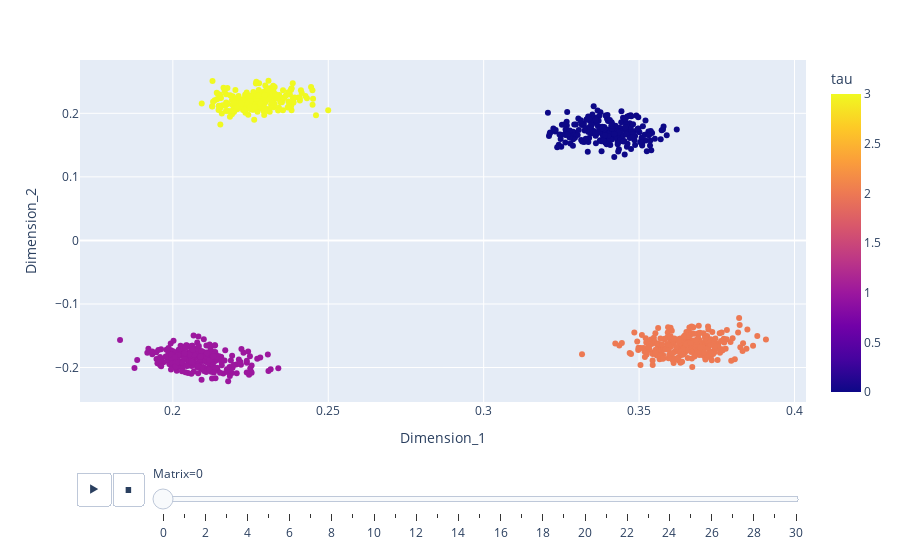

The notebook cell this image was saved under:
### Code cell
fig = px.scatter(yadf, 
                 x='Dimension_1', 
                 y='Dimension_2', 
                 color='tau', 
                 animation_frame='Matrix')
fig.show()

### Figure 1 — Plotly figure (JSON) as saved in the notebook; plotly's stock layout.template omitted (floating-point values rounded to 4 significant figures; data arrays with more than 128 entries replaced by an {"elided": "..."} marker saying what was removed)
{"data": [{"hovertemplate": "Matrix=0<br>Dimension_1=%{x}<br>Dimension_2=%{y}<br>tau=%{marker.color}<extra></extra>", "legendgroup": "", "marker": {"color": {"elided": "1000 int values"}, "coloraxis": "coloraxis", "symbol": "circle"}, "mode": "markers", "name": "", "orientation": "v", "showlegend": false, "type": "scatter", "x": {"elided": "1000 float values"}, "xaxis": "x", "y": {"elided": "1000 float values"}, "yaxis": "y"}], "layout": {"coloraxis": {"colorbar": {"title": {"text": "tau"}}, "colorscale": [[0, "#0d0887"], [0.1111, "#46039f"], [0.2222, "#7201a8"], [0.3333, "#9c179e"], [0.4444, "#bd3786"], [0.5556, "#d8576b"], [0.6667, "#ed7953"], [0.7778, "#fb9f3a"], [0.8889, "#fdca26"], [1, "#f0f921"]]}, "legend": {"tracegroupgap": 0}, "margin": {"t": 60}, "sliders": [{"active": 0, "currentvalue": {"prefix": "Matrix="}, "len": 0.9, "pad": {"b": 10, "t": 60}, "steps": [{"args": [["0"], {"frame": {"duration": 0, "redraw": false}, "fromcurrent": true, "mode": "immediate", "transition": {"duration": 0, "easing": "linear"}}], "label": "0", "method": "animate"}, {"args": [["1"], {"frame": {"duration": 0, "redraw": false}, "fromcurrent": true, "mode": "immediate", "transition": {"duration": 0, "easing": "linear"}}], "label": "1", "method": "animate"}, {"args": [["2"], {"frame": {"duration": 0, "redraw": false}, "fromcurrent": true, "mode": "immediate", "transition": {"duration": 0, "easing": "linear"}}], "label": "2", "method": "animate"}, {"args": [["3"], {"frame": {"duration": 0, "redraw": false}, "fromcurrent": true, "mode": "immediate", "transition": {"duration": 0, "easing": "linear"}}], "label": "3", "method": "animate"}, {"args": [["4"], {"frame": {"duration": 0, "redraw": false}, "fromcurrent": true, "mode": "immediate", "transition": {"duration": 0, "easing": "linear"}}], "label": "4", "method": "animate"}, {"args": [["5"], {"frame": {"duration": 0, "redraw": false}, "fromcurrent": true, "mode": "immediate", "transition": {"duration": 0, "easing": "linear"}}], "label": "5", "method": "animate"}, {"args": [["6"], {"frame": {"duration": 0, "redraw": false}, "fromcurrent": true, "mode": "immediate", "transition": {"duration": 0, "easing": "linear"}}], "label": "6", "method": "animate"}, {"args": [["7"], {"frame": {"duration": 0, "redraw": false}, "fromcurrent": true, "mode": "immediate", "transition": {"duration": 0, "easing": "linear"}}], "label": "7", "method": "animate"}, {"args": [["8"], {"frame": {"duration": 0, "redraw": false}, "fromcurrent": true, "mode": "immediate", "transition": {"duration": 0, "easing": "linear"}}], "label": "8", "method": "animate"}, {"args": [["9"], {"frame": {"duration": 0, "redraw": false}, "fromcurrent": true, "mode": "immediate", "transition": {"duration": 0, "easing": "linear"}}], "label": "9", "method": "animate"}, {"args": [["10"], {"frame": {"duration": 0, "redraw": false}, "fromcurrent": true, "mode": "immediate", "transition": {"duration": 0, "easing": "linear"}}], "label": "10", "method": "animate"}, {"args": [["11"], {"frame": {"duration": 0, "redraw": false}, "fromcurrent": true, "mode": "immediate", "transition": {"duration": 0, "easing": "linear"}}], "label": "11", "method": "animate"}, {"args": [["12"], {"frame": {"duration": 0, "redraw": false}, "fromcurrent": true, "mode": "immediate", "transition": {"duration": 0, "easing": "linear"}}], "label": "12", "method": "animate"}, {"args": [["13"], {"frame": {"duration": 0, "redraw": false}, "fromcurrent": true, "mode": "immediate", "transition": {"duration": 0, "easing": "linear"}}], "label": "13", "method": "animate"}, {"args": [["14"], {"frame": {"duration": 0, "redraw": false}, "fromcurrent": true, "mode": "immediate", "transition": {"duration": 0, "easing": "linear"}}], "label": "14", "method": "animate"}, {"args": [["15"], {"frame": {"duration": 0, "redraw": false}, "fromcurrent": true, "mode": "immediate", "transition": {"duration": 0, "easing": "linear"}}], "label": "15", "method": "animate"}, {"args": [["16"], {"frame": {"duration": 0, "redraw": false}, "fromcurrent": true, "mode": "immediate", "transition": {"duration": 0, "easing": "linear"}}], "label": "16", "method": "animate"}, {"args": [["17"], {"frame": {"duration": 0, "redraw": false}, "fromcurrent": true, "mode": "immediate", "transition": {"duration": 0, "easing": "linear"}}], "label": "17", "method": "animate"}, {"args": [["18"], {"frame": {"duration": 0, "redraw": false}, "fromcurrent": true, "mode": "immediate", "transition": {"duration": 0, "easing": "linear"}}], "label": "18", "method": "animate"}, {"args": [["19"], {"frame": {"duration": 0, "redraw": false}, "fromcurrent": true, "mode": "immediate", "transition": {"duration": 0, "easing": "linear"}}], "label": "19", "method": "animate"}, {"args": [["20"], {"frame": {"duration": 0, "redraw": false}, "fromcurrent": true, "mode": "immediate", "transition": {"duration": 0, "easing": "linear"}}], "label": "20", "method": "animate"}, {"args": [["21"], {"frame": {"duration": 0, "redraw": false}, "fromcurrent": true, "mode": "immediate", "transition": {"duration": 0, "easing": "linear"}}], "label": "21", "method": "animate"}, {"args": [["22"], {"frame": {"duration": 0, "redraw": false}, "fromcurrent": true, "mode": "immediate", "transition": {"duration": 0, "easing": "linear"}}], "label": "22", "method": "animate"}, {"args": [["23"], {"frame": {"duration": 0, "redraw": false}, "fromcurrent": true, "mode": "immediate", "transition": {"duration": 0, "easing": "linear"}}], "label": "23", "method": "animate"}, {"args": [["24"], {"frame": {"duration": 0, "redraw": false}, "fromcurrent": true, "mode": "immediate", "transition": {"duration": 0, "easing": "linear"}}], "label": "24", "method": "animate"}, {"args": [["25"], {"frame": {"duration": 0, "redraw": false}, "fromcurrent": true, "mode": "immediate", "transition": {"duration": 0, "easing": "linear"}}], "label": "25", "method": "animate"}, {"args": [["26"], {"frame": {"duration": 0, "redraw": false}, "fromcurrent": true, "mode": "immediate", "transition": {"duration": 0, "easing": "linear"}}], "label": "26", "method": "animate"}, {"args": [["27"], {"frame": {"duration": 0, "redraw": false}, "fromcurrent": true, "mode": "immediate", "transition": {"duration": 0, "easing": "linear"}}], "label": "27", "method": "animate"}, {"args": [["28"], {"frame": {"duration": 0, "redraw": false}, "fromcurrent": true, "mode": "immediate", "transition": {"duration": 0, "easing": "linear"}}], "label": "28", "method": "animate"}, {"args": [["29"], {"frame": {"duration": 0, "redraw": false}, "fromcurrent": true, "mode": "immediate", "transition": {"duration": 0, "easing": "linear"}}], "label": "29", "method": "animate"}, {"args": [["30"], {"frame": {"duration": 0, "redraw": false}, "fromcurrent": true, "mode": "immediate", "transition": {"duration": 0, "easing": "linear"}}], "label": "30", "method": "animate"}], "x": 0.1, "xanchor": "left", "y": 0, "yanchor": "top"}], "updatemenus": [{"buttons": [{"args": [null, {"frame": {"duration": 500, "redraw": false}, "fromcurrent": true, "mode": "immediate", "transition": {"duration": 500, "easing": "linear"}}], "label": "&#9654;", "method": "animate"}, {"args": [[null], {"frame": {"duration": 0, "redraw": false}, "fromcurrent": true, "mode": "immediate", "transition": {"duration": 0, "easing": "linear"}}], "label": "&#9724;", "method": "animate"}], "direction": "left", "pad": {"r": 10, "t": 70}, "showactive": false, "type": "buttons", "x": 0.1, "xanchor": "right", "y": 0, "yanchor": "top"}], "xaxis": {"anchor": "y", "domain": [0, 1], "title": {"text": "Dimension_1"}}, "yaxis": {"anchor": "x", "domain": [0, 1], "title": {"text": "Dimension_2"}}}}
